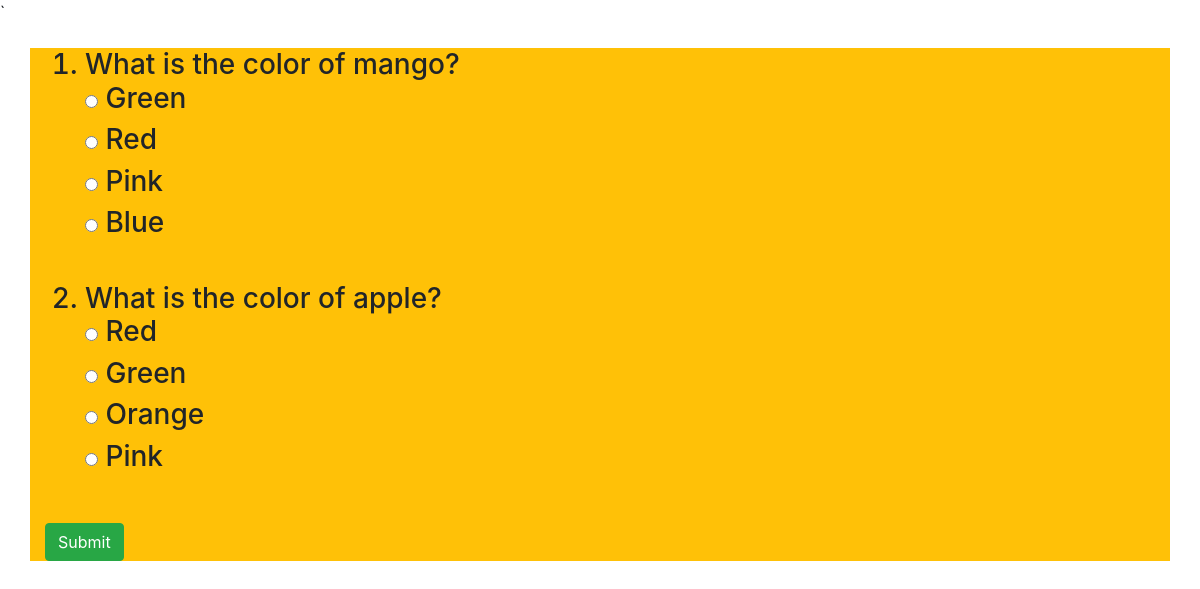
The app's page /question/3/1/ with its own data.
### quiz/models.py (models this page shows, shortened)
class QandA(models.Model):
    sub=models.ForeignKey(Subject,on_delete=models.CASCADE)
    question=models.CharField(max_length=400)
    option1=models.CharField(max_length=100)
    option2=models.CharField(max_length=100)
    option3=models.CharField(max_length=100)
    option4=models.CharField(max_length=100)
    answer=models.CharField(max_length=100)

### quiz/views.py (the view)
# urls.py: path('question/<int:user_id>/<int:sub_id>/',views.question,name='question'),
def question(request,user_id,sub_id):
    user=User.objects.get(id=user_id)
    sub=Subject.objects.get(id=sub_id)
    questions_ob=QandA.objects.filter(sub=sub_id)
    return render(request,'quiz/question.html',{'questions_ob':questions_ob,'user':user,'sub':sub})

### quiz/templates/quiz/question.html (shortened to what this page needs)
<!DOCTYPE html>
<html lang="en">
<head>
    <link rel="stylesheet" href="https://stackpath.bootstrapcdn.com/bootstrap/4.1.3/css/bootstrap.min.css">
</head>
<body>
`
    <div class="container">
        <br>
        {% if questions_ob %}
        <div class="row bg-warning">
            <div class="col-md-12">
                <form action="{% url 'result' user.id sub.id%}" method="POST">
                    <ol class="h3">
                    {% for question_ob in questions_ob%}
                    <li>
                        {{question_ob.question}}
                        <div>
                            <input type="radio" id="option1" name="ques{{question_ob.id}}" value="{{question_ob.option1}}">
                            <label for="option1">{{question_ob.option1}}</label><br>
                        </div>
                        <div>
                            <input type="radio" id="option2" name="ques{{question_ob.id}}" value="{{question_ob.option2}}">
                            <label for="option2">{{question_ob.option2}}</label><br>
                        </div>
                        <div>
                            <input type="radio" id="option3" name="ques{{question_ob.id}}" value="{{question_ob.option3}}">
                            <label for="option3">{{question_ob.option3}}</label><br>
                        </div>
                        <div>
                            <input type="radio" id="option4" name="ques{{question_ob.id}}" value="{{question_ob.option4}}">
                            <label for="option4">{{question_ob.option4}}</label><br>
                        </div>
                    </li>
                    <br>
                    {% endfor %}
                    </ol>
                    <button class="btn btn-success" type="submit">Submit</button>
                </form>
            </div>
        </div>
        {% endif %}
    </div>
</body>
</html>

### records on screen
QandA: question "What is the color of mango?", option1 "Green", option2 "Red", option3 "Pink", option4 "Blue"
QandA: question "What is the color of apple?", option1 "Red", option2 "Green", option3 "Orange", option4 "Pink"
